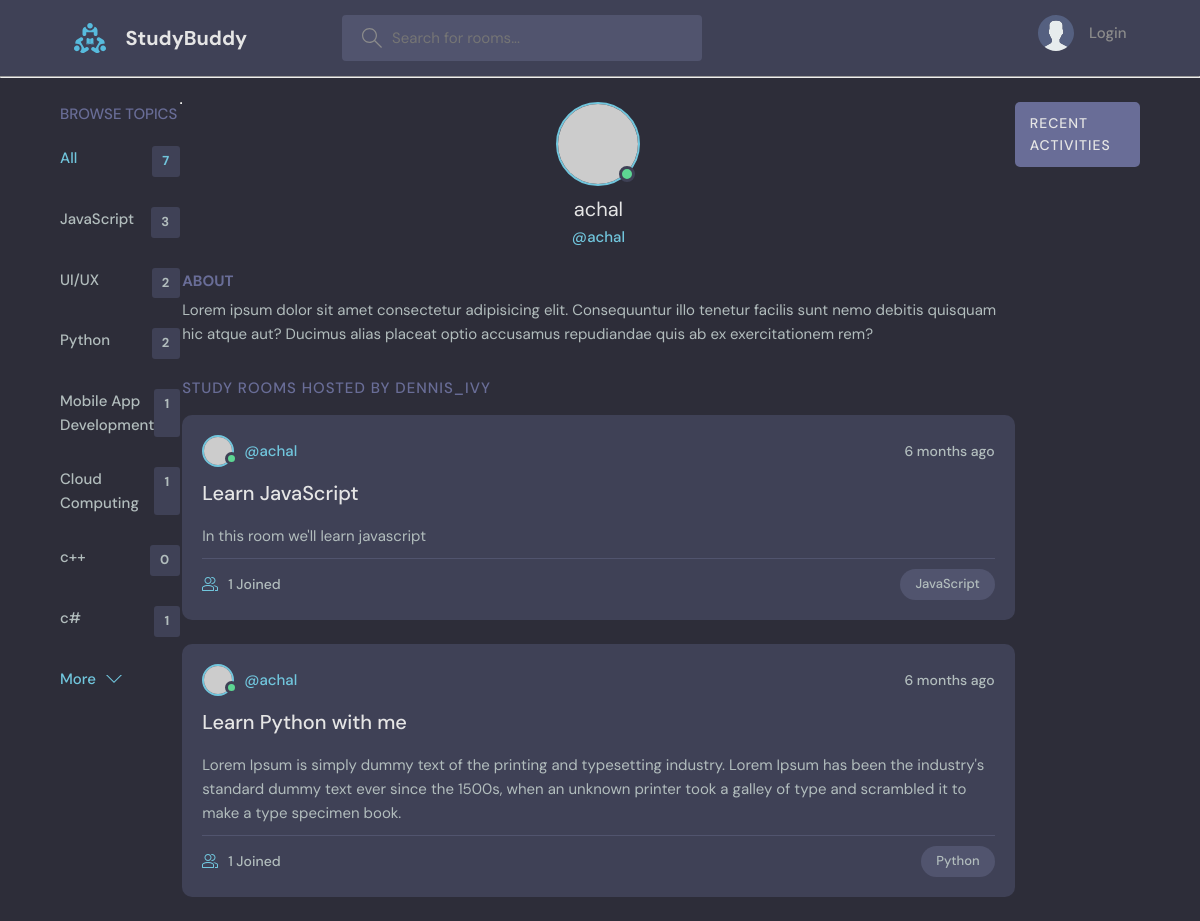
The page /profile/3 on the database its author committed.
### base/models.py (models this page shows, shortened)
class Topic(models.Model):
    name = models.CharField(max_length=150)

class Room(models.Model):
    host = models.ForeignKey(User, on_delete=models.SET_NULL, null=True)
    topic = models.ForeignKey(Topic, on_delete=models.SET_NULL, null=True)
    participants = models.ManyToManyField(User, related_name='participants')
    name = models.CharField(max_length=200)
    description = models.TextField(blank=True, null=True)
    updated = models.DateTimeField(auto_now=True)
    created = models.DateTimeField(auto_now_add=True)
    class Meta:
        ordering = ['-updated', '-created']

### base/views.py (the view)
# urls.py: path("profile/<str:pk>", userProfile, name="profile" ),
def userProfile(request, pk):
    user = User.objects.get(id=pk)
    rooms = user.room_set.all()
    room_messages = user.message_set.all()
    topics = Topic.objects.all()
    context = {'user': user, 'rooms': rooms, 'room_messages': room_messages, 'topics': topics}
    return render(request, 'base/profile.html', context)

### base/templates/base/profile.html (shortened to what this page needs)
{% extends 'base/base.html' %}
{% block content %}
<main class="profile-page layout layout--3">
  <div class="container">
    {% include 'base/components/topics_component.html' %}
    <div class="roomList">
      <div class="profile">
        <div class="profile__avatar">
          <div class="avatar avatar--large active">
            <img src="https://randomuser.me/api/portraits/men/11.jpg" />
          </div>
        </div>
        <div class="profile__info">
          <h3>{{user.username}} </h3>
          <p>@{{user.username}}</p>
        </div>
        <div class="profile__about">
          <h3>About</h3>
          <p>
            Lorem ipsum dolor sit amet consectetur adipisicing elit. Consequuntur illo tenetur
            facilis sunt nemo debitis quisquam hic atque aut? Ducimus alias placeat optio
            accusamus repudiandae quis ab ex exercitationem rem?
          </p>
        </div>
      </div>
      <div class="roomList__header">
        <div>
          <h2>Study Rooms Hosted by dennis_ivy</a>
          </h2>
        </div>
      </div>
      <div>
        {% include 'base/components/feed_component.html' %}
      </div>
    </div>
    <div class="activities">
      <div class="activities__header">
        <h2>Recent Activities</h2>
      </div>
    </div>
  </div>
</main>
{% endblock %}

### base/templates/base/components/topics_component.html
<div class="topics">
    <div class="topics__header">
      <h2>Browse Topics</h2>
    </div>
    <ul class="topics__list">
      <li>
          <a href="{% url 'home' %}" class="active">All <span>{{topics.count}} </span></a>
        </li>
        {% for topic in topics %}
        <li>
            <a href="{% url 'home' %}?q={{topic.name}}">{{topic.name}} <span>{{topic.room_set.all.count}} </span></a>
        </li>
        {% endfor %}
    </ul>
    <a class="btn btn--link" href="topics.html">
      More
      <svg version="1.1" xmlns="http://www.w3.org/2000/svg" width="32" height="32" viewBox="0 0 32 32">
        <title>chevron-down</title>
        <path d="M16 21l-13-13h-3l16 16 16-16h-3l-13 13z"></path>
      </svg>
    </a>
  </div>
<hr>

### base/templates/base/components/feed_component.html (shortened to what this page needs)
{% for room in rooms %}
<div class="roomListRoom">
    <div class="roomListRoom__header">
      <a href="{% url 'profile' room.host.id %}" class="roomListRoom__author">
        <div class="avatar avatar--small active">
          <img src="https://randomuser.me/api/portraits/men/11.jpg" />
        </div>
        <span>@{{room.host.username}}</span>
      </a>
      <div class="roomListRoom__actions">
        <span>{{room.created|timesince}} ago</span>
      </div>
    </div>
    <div class="roomListRoom__content">
      <a href="{% url 'room' room.id %}">{{room.name}}</a>
      <p>
        {{room.description}}
      </p>
    </div>
    <div class="roomListRoom__meta">
      <a class="roomListRoom__joined">
        {{room.participants.all.count}} Joined
      </a>
      <p class="roomListRoom__topic">{{room.topic.name}}</p>
    </div>
</div>
{% endfor %}

### rows shown on the page
Topic: name "JavaScript", room_set.all.count "3"
Topic: name "UI/UX", room_set.all.count "2"
Topic: name "Python", room_set.all.count "2"
Topic: name "Mobile App Development", room_set.all.count "1"
Topic: name "Cloud Computing", room_set.all.count "1"
Topic: name "c++", room_set.all.count "0"
Topic: name "c#", room_set.all.count "1"
Room: host.username "achal", created "6 months", name "Learn JavaScript", description "In this room we'll learn javascript", participants.all.count "1", topic.name "JavaScript"
Room: host.username "achal", created "6 months", name "Learn Python with me", description "Lorem Ipsum is simply dummy text of the printing and typesetting industry. Lorem Ipsum has been the industry's standard dummy text ever since the 1500s, when an unknown printer took a galley of type and scrambled it to make a type specimen book.", participants.all.count "1", topic.name "Python"

### other values the page prints
{{ topics.count }} "7"
{{ user.username }} "achal"
